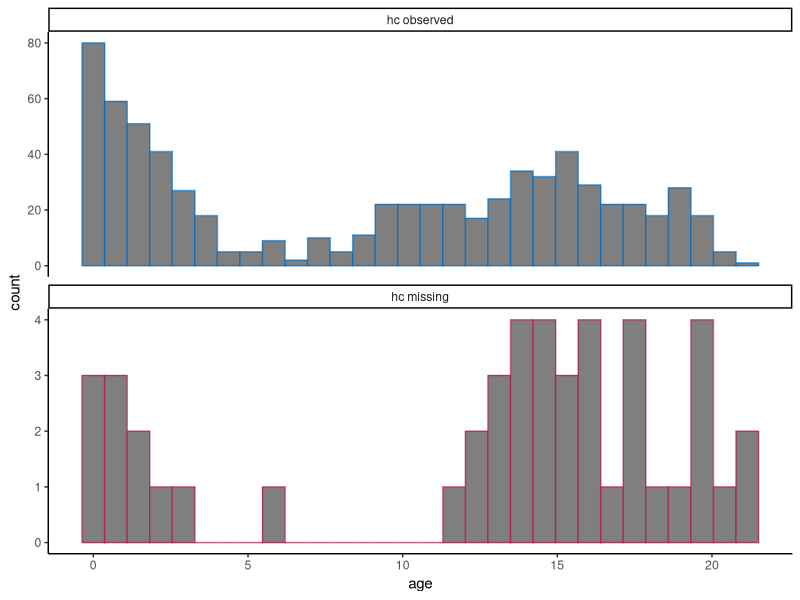
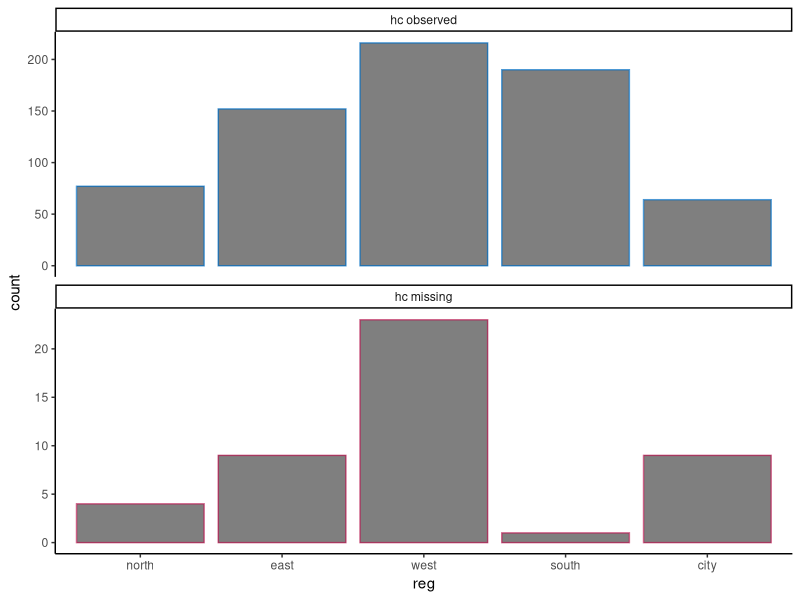
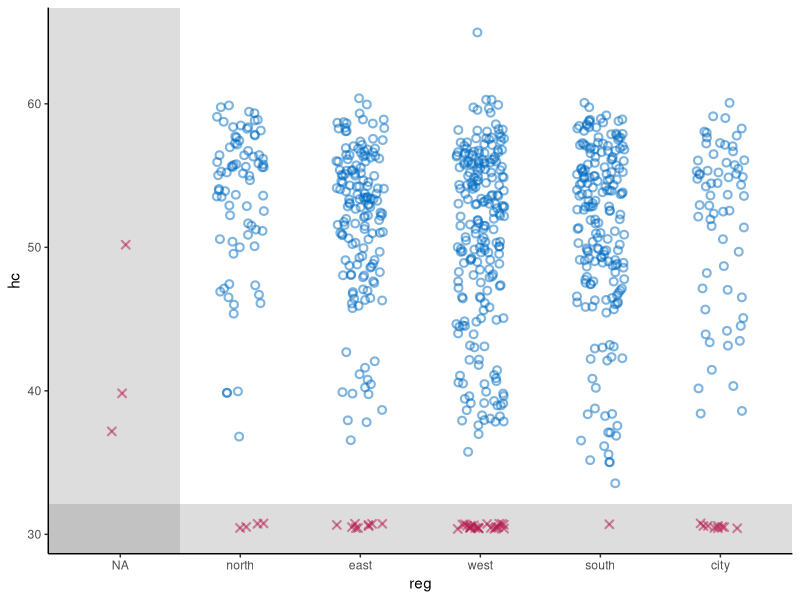
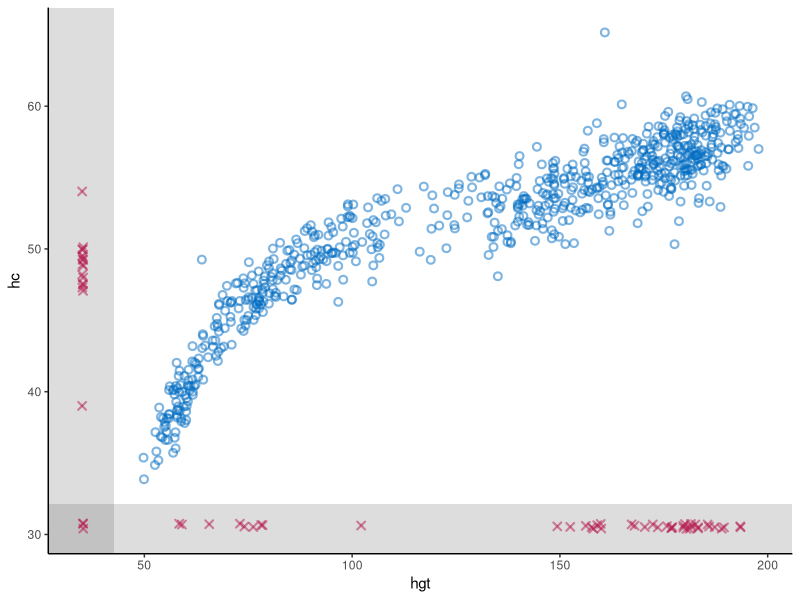
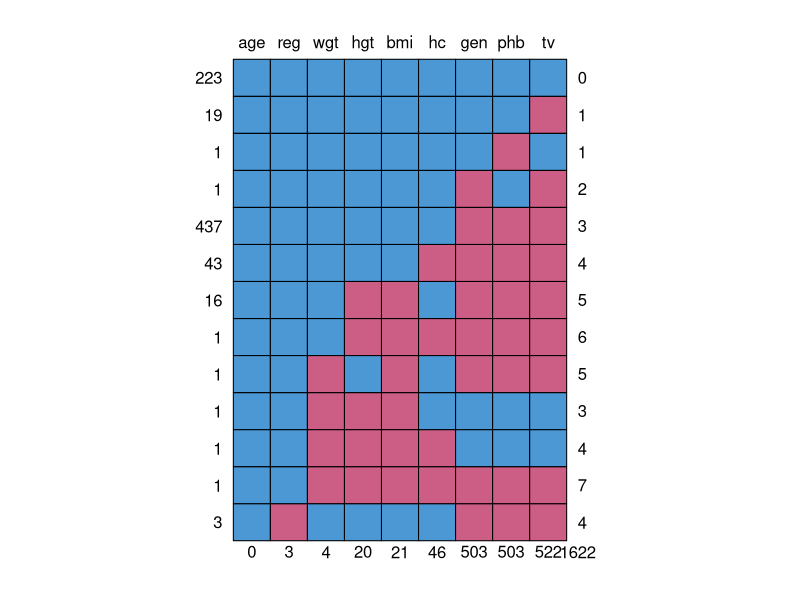
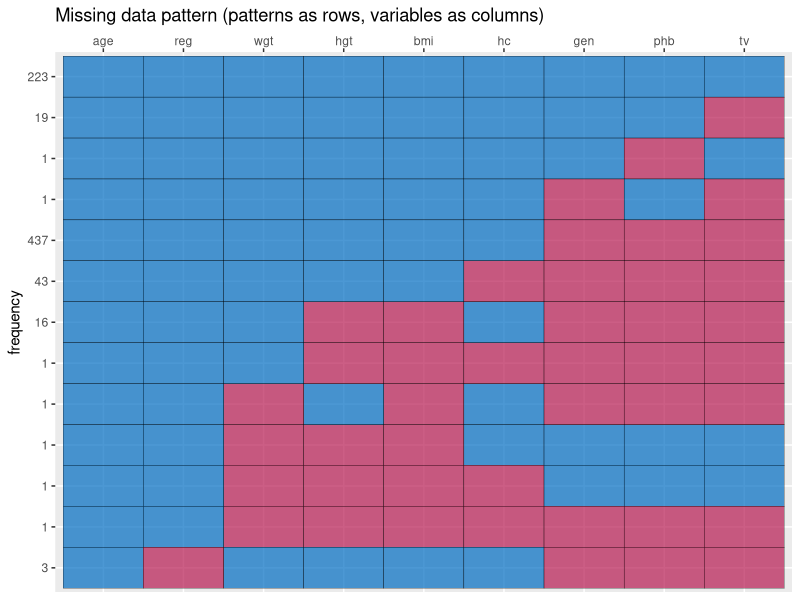
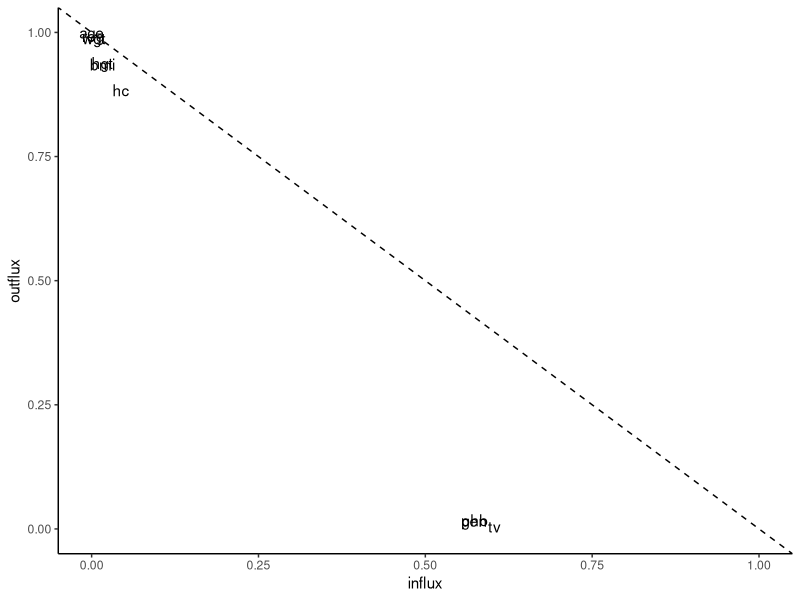

These charts were generated, in order, by the following R code: (Note: this script raises an error after producing the figures.)
## ---- chunk 1
knitr::opts_chunk$set(
  collapse = TRUE,
  comment = "#>",
  warning = FALSE, 
  message = FALSE,
  fig.width = 6, 
  fig.height = 6
)
## ---- chunk 2
# set-up environment
# library(shinymice)
library(tidyverse)
`%nin%` <- Negate(`%in%`)

# example dataset
dat <- mice::boys
# example mids object
imp <- mice::mice(dat, printFlag = FALSE)

# define mice theme
theme_mice <- function() {
  # move this outside of the function to unnecessary avoid re-running
  ggplot2::update_geom_defaults("point", list(
    shape = 21,
    size = 1.9,
    stroke = 1.1,
    alpha = 0.5
  ))
  ggplot2::update_geom_defaults("boxplot", list(
    size = 1
  ))
  ggplot2::update_geom_defaults("line", list(
    size = 1
  ))
  # the actual theme settings
  theme <- list(
    ggplot2::theme_classic(),
    ggplot2::theme(legend.position = "top"),
    ggplot2::scale_color_manual(
      values = c(
        "observed" = mice:::mdc(1),
        "missing" = mice:::mdc(2),
        "imputed" = mice:::mdc(2)
      )
    ),
    ggplot2::scale_fill_manual(
      values = c(
        "observed" = mice:::mdc(1),
        "missing" = mice:::mdc(2),
        "imputed" = mice:::mdc(2)
      )
    ),
    ggplot2::scale_size_manual(
      values = c("observed" = 1,
      "imputed" = 0.5)
),
    ggplot2::labs(color = NULL, fill = NULL, size = NULL)
  )
  return(theme)
}
## ---- chunk 3
# histogram/density plot dodged instead of faceted
# plot_conditional <- function(dat, x, z) {
#   if (is.numeric(dat[[x]])) {
#     geom <- ggplot2::geom_density(ggplot2::aes(x = .data[[x]], y = ..count.., color = conditional))
#   } else {
#     geom <-
#       ggplot2::geom_bar(
#         ggplot2::aes(x = .data[[x]], color = conditional),
#         position = ggplot2::position_dodge(),
#         fill = "white"
#       )
#   }
#   dat %>%
#     dplyr::mutate(conditional = factor(
#       is.na(.data[[z]]),
#       levels = c(TRUE, FALSE),
#       labels = c("missing", "observed")
#     )) %>%
#     ggplot2::remove_missing(., vars = x) %>%
#     ggplot2::ggplot() +
#     geom +
#     theme_mice() +
#     ggplot2::labs(color = paste(z)) +
#     theme(legend.position = "top")
# }

# histogram/density plot faceted instead of dodged
plot_conditional <- function(dat, x, z) {
  # define graphing elements to add to plot
  if (is.numeric(dat[[x]])) { # for continuous variables
    geom <-
      ggplot2::geom_histogram()
  } else { # for categorical variables
    geom <-
      ggplot2::geom_bar()
  }
  
  # preprocess the data
  dat[!is.na(dat[[x]]), ] %>%
    dplyr::mutate(conditional = factor(
      is.na(.data[[z]]),
      levels = c(FALSE, TRUE),
      labels = c("observed", "missing")
    )) %>%
    # plot
    ggplot2::ggplot(ggplot2::aes(
        x = .data[[x]],
        color = conditional,
        fill = "white"
      )) +
    geom +
    # split by conditional variable
    ggplot2::facet_wrap(
      ~ conditional,
      ncol = 1,
      scales = "free_y",
      labeller = ggplot2::labeller(conditional = c(
        paste(z, "observed"), paste(z, "missing")
      ) %>% setNames(c(
        "observed", "missing"
      )))
    ) +
    # style
    theme_mice() +
    theme(legend.position = "none")
}

# test
plot_conditional(dat, x = "age", z = "hc")
plot_conditional(dat, x = "reg", z = "hc")
## ---- chunk 4
# scatterplot with NAs
plot_bivariate <- function(dat, x, y) {
  # define graphing elements to add to plot later
  # set NA value and scale for variable x
  if (is.numeric(dat[[x]])) {
    NA_x <-
      min(dat[[x]], na.rm = TRUE) - .1 * diff(range(dat[[x]], na.rm = TRUE))
    shade_x <-
      min(dat[[x]], na.rm = TRUE) - .05 * diff(range(dat[[x]], na.rm = TRUE))
    scale_x <- NULL
  } else {
    NA_x <- "NA"
    shade_x <- 1.5
    scale_x <-
      ggplot2::scale_x_discrete(limits = c("NA", levels(dat[[x]])))
  }
  
  # set NA value and scale for variable y
  if (is.numeric(dat[[y]])) {
    NA_y <-
      min(dat[[y]], na.rm = TRUE) - .1 * diff(range(dat[[y]], na.rm = TRUE))
    shade_y <-
      min(dat[[y]], na.rm = TRUE) - .05 * diff(range(dat[[y]], na.rm = TRUE))
    scale_y <- NULL
  } else {
    NA_y <- "NA"
    shade_y <- 1.5
    scale_y <-
      ggplot2::scale_y_discrete(limits = c("NA", levels(dat[[y]])))
  }
  
  # add geom for NAs in the x space
  if (any(is.na(dat[[x]]))) {
    geom_x <- ggplot2::geom_point(
      position = ggplot2::position_jitter(width = 0.2, height = 0.2),
      color = mice:::mdc(2),
      shape = 4,
      mapping = ggplot2::aes(x = NA_x, y = .data[[y]]),
      data = dat[is.na(dat[[x]]),]
    )
  } else {
    geom_x <- NULL
  }
  
  # add geom for NAs in the y space
  if (any(is.na(dat[[y]]))) {
    geom_y <- ggplot2::geom_point(
      position = ggplot2::position_jitter(width = 0.2, height = 0.2),
      color = mice:::mdc(2),
      shape = 4,
      mapping = ggplot2::aes(x = .data[[x]], y = NA_y),
      data = dat[is.na(dat[[y]]),]
    )
  } else{
    geom_y <- NULL
  }
  
  # add geom for NAs in the x-y space
  if (any(is.na(dat[[x]]) & is.na(dat[[y]]))) {
    geom_xy <- ggplot2::geom_point(
      position = ggplot2::position_jitter(width = 0.2, height = 0.2),
      color = mice:::mdc(2),
      shape = 4,
      mapping = ggplot2::aes(x = NA_x, y = NA_y),
      data = dat[is.na(dat[[x]]) & is.na(dat[[y]]),]
    )
  } else{
    geom_xy <- NULL
  }
  
  # plot
  p <- dat %>% ggplot2::ggplot() +
    # plot observed datapoints in x-y space
    ggplot2::geom_point(
      ggplot2::aes(x = .data[[x]], y = .data[[y]]),
      position = ggplot2::position_jitter(width = 0.2, height = 0.2),
      color = mice::mdc(1)
    ) +
    # add area for NAs in the x space
    ggplot2::annotate(
      "rect",
      xmin = -Inf,
      xmax = shade_x,
      ymin = -Inf,
      ymax = Inf,
      alpha = 0.2
    ) +
    # add area for NAs in the y space
    ggplot2::annotate(
      "rect",
      xmin = -Inf,
      xmax = Inf,
      ymin = -Inf,
      ymax = shade_y,
      alpha = 0.2
    ) +
    # add NAs 
    geom_x +
    geom_y +
    geom_xy +
    # style graph
    theme_mice() +
    scale_x +
    scale_y 
  
  # output
  return(p)
}

# test
plot_bivariate(dat, x = "reg", y = "hc")
plot_bivariate(dat, x = "hgt", y = "hc") 
## ---- chunk 5
# make ggplot version of md pattern plot
plot_md_pattern <- function(dat) {
  # get md pattern and store additional info
  pat <- mice::md.pattern(dat)
  vrb <- colnames(pat)[-ncol(pat)]
  colnames(pat) <- c(vrb, "n_vrb_inc")
  n_pat_obs <- as.numeric(rownames(pat))[-nrow(pat)]
  n_vrb_inc <- as.numeric(pat[, ncol(pat)])
  n_val_mis <- as.numeric(pat[nrow(pat), ])[-ncol(pat)]
  
  # make the pattern tidy
  long_pat <- pat[-nrow(pat), ] %>%
    cbind(., n_pat_obs, pat_nr = 1:nrow(.)) %>%
    as.data.frame() %>%
    tidyr::pivot_longer(cols = all_of(vrb),
                        names_to = "vrb",
                        values_to = "obs") %>%
    cbind(., n_val_mis) %>%
    dplyr::mutate(pat_nr = factor(pat_nr, levels = 1:max(pat_nr)))
  
  # plot the md pattern
  p <- long_pat %>%
    ggplot2::ggplot() +
    ggplot2::geom_tile(ggplot2::aes(
      x = vrb,
      y = pat_nr,
      fill = as.factor(obs),
      group = n_vrb_inc
    ),
    color = "black") +
    ggplot2::theme(legend.position = "none") +
    ggplot2::scale_fill_manual(values = c("1" = mice:::mdc(1), "0" = mice:::mdc(2))) +
    ggplot2::scale_y_discrete(limits = rev(levels(long_pat$pat_nr)),
                              labels = rev(as.character(n_pat_obs))) +
    ggplot2::scale_x_discrete(limits = vrb, position = "top") + #, labels = as.character(n_val_mis)) +
    ggplot2::labs(
      x = NULL, 
      y = "frequency", 
      title = "Missing data pattern (patterns as rows, variables as columns)") 
  
  return(p)
}

# test
plot_md_pattern(dat)
## ---- chunk 6
# plot in- and outflux of incomplete data
plot_flux <- function(dat){
  flx <- mice::flux(dat)
  p <- flx %>% ggplot2::ggplot() +
    ggplot2::geom_text(
      ggplot2::aes(x = influx, y = outflux, label = rownames(flx))
    ) +
    geom_abline(intercept = 1, slope = -1, linetype = "dashed") +
    lims(x = c(0,1), y = c(0,1)) +
    theme_classic()
  return(p)
}
# test
plot_flux(dat)
## ---- chunk 7

# make chain means and variances tidy
preprocess_thetas <- function(imp) {
  d <- imp$chainMean %>%
    dplyr::na_if(., "NaN") %>%
    as.data.frame() %>%
    dplyr::mutate(var = row.names(.), theta = "Chain means") %>%
    rbind(
      .,
      imp$chainVar %>%
        sqrt() %>%
        as.data.frame(.) %>%
        dplyr::mutate(var = row.names(.), theta = "Chain standard deviations")
    ) %>%
    tidyr::pivot_longer(-c(var, theta)) %>%
    cbind(.it = as.integer(1:imp$iteration),
          .imp = as.factor(rep(1:imp$m, each = imp$iteration)))
  return(d)
}
# test
trace_dat <- preprocess_thetas(imp)

trace_one_variable <- function(d, x) {
  # plot one variable
  p <- d[d$var == x,] %>%
    ggplot2::ggplot() +
    ggplot2::geom_line(ggplot2::aes(x = .it, y = value, color = .imp)) +
    ggplot2::facet_wrap( ~ theta, scales = "free", ncol = 2) +
    ggplot2::theme_classic() +
    ggplot2::theme(
      strip.background = element_rect(colour = "white"),
      strip.text = element_text(face = "bold", size = 11),
      legend.position = "bottom"
    ) +
    ggplot2::labs(x = "Iteration",
                  y = paste0("Variable: '", x, "'"),
                  color = "Imputation")
  # show message to user when variable is completely observed
  if (all(is.na(p$data$value))) {
    p <-
      p + ggplot2::geom_text(ggplot2::aes(
        x = median(as.numeric(d$.imp)),
        y = 0,
        label = "No \n imputations \n to show"
      ),
      color = "grey")
  }
  return(p)
}
#test
trace_one_variable(trace_dat, x = "hgt")
trace_one_variable(trace_dat, x = "age")
## ---- chunk 8
# preprocess
prepare_plotting <- function(mids, x, y = NULL) {
  # preprocess incomplete data
  d <-
    mids$data %>%
    dplyr::mutate(.id = rownames(.)) %>%
    .[c(x, y, ".id")] %>%
    cbind(.imp = 0)
  
  # preprocess imputations
  imps <- mids$imp[[x]] %>%
    dplyr::mutate(.id = row.names(.)) %>%
    tidyr::pivot_longer(
      cols = 1:mids$m,
      names_to = ".imp",
      values_to = x,
      names_transform = list(.imp = as.numeric)
    ) 
  
  # combine incomplete and imputed data
    cd <- d %>%
      dplyr::bind_rows(., imps) %>%
      dplyr::mutate(imputed = ifelse(.imp > 0, 'imputed', 'observed'))
  
  # output
  return(cd)
}

# test 
x = "hc"
y = "reg"
plot_dat <- prepare_plotting(mids = imp, x = x, y = y)
# # with second variable
# plot_dat2 <- prepare_plotting(mids = imp, x = y, y = x)
# a <- dplyr::full_join(plot_dat, plot_dat2)
## ---- chunk 9
# stripplot
m = 5
geom_stripplot <- function(x, m, ...) {
  p <- list(
    ggplot2::geom_jitter(
      ggplot2::aes(
        x = as.factor(.data$.imp),
        y = .data[[x]],
        color = .data$imputed
      ),
      height = 0,
      width = 0.25, 
      ...
    ),
    ggplot2::scale_x_discrete(limits = as.character(0:m)),
    ggplot2::labs(
      x = "Imputation (0 = observed data)",
      y = paste0("Variable: '", x, "'"),
      color = "",
      fill = "",
      size = ""
    )
  )
  return(p)
}

# test
# plot_dat %>%
#   ggplot2::ggplot() +
#   geom_stripplot(x, m)
## ---- chunk 10

plot_dat %>%
  ggplot2::ggplot() +
  geom_stripplot(x, m) +
  theme_mice()
## ---- chunk 11
geom_bwplot <- function(x, m){
  list(
    ggplot2::geom_boxplot(
      ggplot2::aes(
        x = as.factor(.data$.imp),
        y = .data[[x]],
        color = .data$imputed
      ),
      width = 0.5
    ),
    ggplot2::scale_x_discrete(limits = as.character(0:m)),
    ggplot2::xlab(
      "Imputation (0 = observed data)")
    )
}

plot_dat %>% 
  ggplot2::ggplot() +
  geom_bwplot(x, m = imp$m) + 
  theme_mice()

# try to combine this with the stripplot??
plot_dat %>%
  ggplot2::ggplot() +
  geom_bwplot(x, m) + 
  geom_stripplot(x, m, alpha = 0.1) +
  theme_mice()

## ---- chunk 12
geom_densityplot <- function(x, m){
  list(ggplot2::geom_density(
    ggplot2::aes(
    x = .data[[x]],
    group = .data$.imp,
    color = .data$imputed,
    size = .data$imputed)),
    ggplot2::scale_size_manual(guide = "none", values = c(0.5, 1) %>% setNames(c("imputed", "observed")))
)}


plot_dat[!is.na(plot_dat[[x]]), ] %>%  
  ggplot2::ggplot() +
  geom_densityplot(x, m = imp$m) + 
  theme_mice()


## ---- chunk 13
# At some point, try to do this for histograms too? See https://github.com/amices/shinyMice/blob/Enhancements/R/gg.barplot.R

# geom_densityplot <- function(x, m){
#   list(ggplot2::geom_density(
#     ggplot2::aes(
#     x = .data[[x]],
#     group = .data$.imp,
#     color = .data$imputed,
#     size = .data$imputed)),
#     ggplot2::scale_size_manual(values = c(0.5, 1) %>% setNames(c("imputed", "observed")))
# )}
# 
# plot_dat %>% 
#   ggplot2::ggplot() +
#   geom_densityplot(x, m = imp$m) + 
#   theme_mice()
## ---- chunk 14
# better preprocessing function??
x = "hgt"
y = "hc"

# extract imputations
imps <- imp %>%
  mice::complete("long")

preprocess_imps <- function(imp, x, y = NULL) {
  if (is.null(y)) {
    y <- x
  }
  # combine observed and imputed data
  xy_obs <- imp$data %>%
    cbind(datapoint = "observed",
          .imp = 0,
          .id = 1:nrow(.),
          .) %>%
    .[!is.na(imp$data[[x]]) &
        !is.na(imp$data[[y]]), ]
  xy_imps <- imps %>% 
    cbind(datapoint = "imputed", .) %>% 
    .[imps$.id %nin% xy_obs$.id,]
  xy_dat <- rbind(xy_obs, xy_imps) %>% 
    dplyr::mutate(datapoint = factor(datapoint, levels = c("observed", "imputed")))
  return(xy_dat)
}


xy_dat <- imp %>% preprocess_imps(x = "hgt", y = "hc")
# two implementations, last one is more efficient
# xy_obs %>%
#   ggplot2::ggplot(ggplot2::aes(
#     x = .data[[x]],
#     y = .data[[y]],
#     group = .id,
#     color = datapoint
#   )) +
#   ggplot2::geom_point() +
#   ggplot2::geom_point(data = xy_imps)  +
#   theme_mice() +
#   labs(color = NULL)

xy_dat %>%
  ggplot2::ggplot() +
  ggplot2::geom_point(ggplot2::aes(
    x = .data[[x]],
    y = .data[[y]],
    group = .id,
    color = datapoint
  )) +
  theme_mice() +
  labs(color = NULL)

# geom_scatter <- ggplot2::geom_point(ggplot2::aes(
#     x = .data[[x]],
#     y = .data[[y]],
#     group = .id,
#     color = datapoint
#   ))

# maybe do something like this for the other imp plots??
x = "hc"
imp %>% preprocess_imps(x) %>% 
  ggplot2::ggplot() +
  theme_mice() +
  ggplot2::geom_boxplot(
      ggplot2::aes(
        x = as.factor(.data$.imp), #x = factor(.data$.imp, levels = c(0, 1:imp$m), ordered = TRUE), use icw   scale_x_discrete(drop=FALSE)
        y = .data[[x]],
        color = .data$datapoint
      ),
      width = 0.5
    ) +
  ggplot2::geom_jitter(
      ggplot2::aes(
        x = as.factor(.imp),
        y = .data[[x]],
        color = datapoint
      ),
      height = 0,
      width = 0.25,
      alpha = 0.1) +
  ggplot2::xlab("Imputation (0 = observed data)") 

# density plot
imp %>% preprocess_imps(x) %>%
  ggplot2::ggplot() +
  theme_mice() +
  ggplot2::geom_density(ggplot2::aes(
    x = .data[[x]],
    color = datapoint,
    size = datapoint,
    group = .imp
  )) 

# bar plot for categorical variables
imp %>% preprocess_imps(x) %>%
  ggplot2::ggplot() +
  theme_mice() +
  ggplot2::geom_histogram(ggplot2::aes(
    x = .data[[x]],
    color = datapoint,
    group = .imp
  ),
  fill = "white",
  position = "stack") +
  ggplot2::facet_wrap(~datapoint, scales = "free_y", ncol = 1) +
  ggplot2::theme(legend.position = "none")


x = "reg"
imp %>% preprocess_imps(x) %>%
  ggplot2::ggplot() +
  theme_mice() +
  ggplot2::geom_bar(
    ggplot2::aes(x = .data[[x]],
                 color = datapoint,
                 group = .imp),
    fill = "white",
    position = "stack"
  ) +
  ggplot2::facet_wrap(
    ~ datapoint,
    scales = "free_y",
    ncol = 1,
    labeller = ggplot2::labeller(datapoint = c(paste(x, "observed"), paste(x, "imputed")) %>% 
                                   setNames(c("observed", "imputed"))
                                 )
  ) +
  ggplot2::theme(legend.position = "none")

## ---- chunk 15
# plot the predictor matrix for the imputation model, make interactive later!
plot_pred_matrix <- function(dat) {
  # parse input
  if (mice::is.mids(dat)) {
    imp <- dat
  } else {
    imp <- mice::mice(dat, maxit = 0)
  }
  # get the predictor matrix and add the rownames as variable
  pred <- imp$predictorMatrix %>%
    as.data.frame() %>%
    cbind(vrb_to_imp = rownames(.), .)
  # make the data tidy to plot
  long_pred <-
    pivot_longer(
      pred,
      cols = names(pred)[-1],
      names_to = "vrb_as_pred",
      names_transform = list(vrb_as_pred = as.factor)
    )
  # plot the predictor matrix
  p <- long_pred %>%
    ggplot2::ggplot() +
    ggplot2::geom_tile(ggplot2::aes(
      x = vrb_as_pred,
      y = vrb_to_imp,
      fill = as.factor(value)
    ),
    color = "black") +
    ggplot2::theme(legend.position = "none") +
    ggplot2::scale_y_discrete(limits = rev(names(imp$data))) +
    ggplot2::scale_x_discrete(limits = names(imp$data), position = "top") +
    ggplot2::scale_fill_manual(values = c("1" = mice:::mdc(1), "0" = mice:::mdc(2))) +
    ggplot2::labs(x = "Predictor", y = "Variable to impute", title = "Predictor matrix")
  
  return(p)
}

# test
plot_pred_matrix(imp)
new_pred <- imp$predictorMatrix
new_pred["bmi", c("hgt", "wgt")] <- 0
imp2 <- mice::mice(dat, predictorMatrix = new_pred, maxit = 0)
plot_pred_matrix(imp2)
